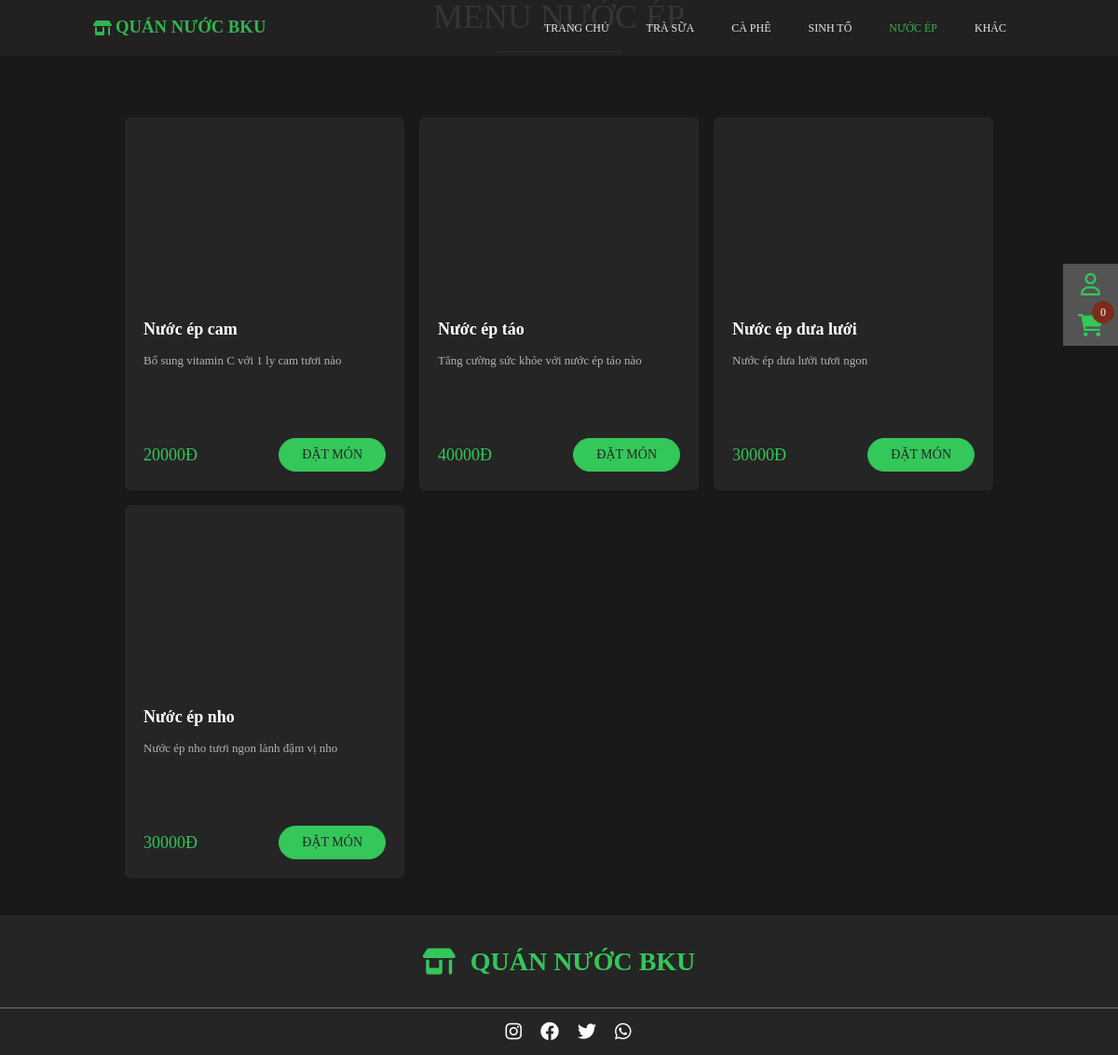
The app's page /source/ne.php with its own data.
### tables this page shows
CREATE TABLE `product` (
  `id` int(11) NOT NULL,
  `img` varchar(200) NOT NULL,
  `description` varchar(200) NOT NULL,
  `ten` varchar(200) NOT NULL,
  `gia` int(11) NOT NULL DEFAULT 0,
  `type` text NOT NULL,
  `popular` tinyint(1) NOT NULL
);

### source/header.php (called while the page is built, shortened)
<?php
    include 'link.php';
    if(isset($_SESSION['username'])) {
        $username = $_SESSION['username'];
        $login = 'block';
        $not_login = 'none';
        $sql = "SELECT * FROM user WHERE tentk = '$username'";
        $result = mysqli_query($link, $sql);
        if(mysqli_num_rows($result) > 0) {
            $row = mysqli_fetch_assoc($result);
            $point = $row['diem'];
            $user_id = $row['id'];
            $fname = $row['fname'];
            $lname = $row['lname'];
        }
        $isLogin = true;
    }
    else {
        $isLogin = false;
    }
?>

### source/ne.php (the view, shortened to what this page needs)
<?php
    include 'header.php';
?>
<!DOCTYPE html>
<html lang="en">
<head>
    <link rel="stylesheet" href="./asset/css/base.css?v=<?php echo time(); ?>">
    <link rel="stylesheet" href="./asset/css/menu.css?v=<?php echo time(); ?>">
    <link rel="stylesheet" href="./asset/font/fontawesome/fontawesome-free-6.2.0-web/css/all.min.css">
</head>
<body>
    <nav class="navbar">
        <a href="index.php" class="navbar_left">
            <i class="fa-solid fa-shop"></i>
            <h3 class="navbar_left">QUÁN NƯỚC BKU</h3>
        </a>
        <div class="navbar_right">
            <ul class="navbar_right-list">
                <li class="navbar_right-item">
                    <a href="index.php" class="navbar_item-content">TRANG CHỦ</a>
                </li>
                <li class="navbar_right-item">
                    <a class="navbar_item-content" href="ts.php">TRÀ SỮA</a>
                </li>
                <li class="navbar_right-item">
                    <a class="navbar_item-content" href="cp.php">CÀ PHÊ</a>
                </li>
                <li class="navbar_right-item">
                    <a class="navbar_item-content" href="st.php">SINH TỐ</a>
                </li>
                <li class="navbar_right-item">
                    <a class="navbar_item-content navbar_right-item--selected" href="ne.php">NƯỚC ÉP</a>
                </li>
                <li class="navbar_right-item">
                    <a class="navbar_item-content" href="k.php">KHÁC</a>
                </li>
            </ul>
        </div>
    </nav>
    <article class="content">
        <div class="content_section content_popular">
            <div class="content_section-heading">
                <h3>MENU NƯỚC ÉP</h3>
            </div>
        </div>
        <div class="content_popular-container">
            <?php
                $sql = "SELECT * FROM product WHERE `type` = 'ne'";
                $result = mysqli_query($link,$sql);
                while($row = mysqli_fetch_assoc($result)) {
            ?>
                <div class="content_popular-item-container">
                    <div class="content_popular-item">
                        <div class="content_popular-item-img" style="background-image: url(<?php echo $row['img'] ?>);"></div>
                        <div class="content_popular-item-info">
                            <div class="content_popular-head">
                                <h3><?php echo $row['ten'] ?></h3>
                                <p><?php echo $row['description'] ?></p>
                            </div>
                            <div class="content_popular-item-footer">
                                <span><?php echo $row['gia'] ?>Đ</span>
                                <?php
                                    if($isLogin) {
                                        echo '<a href="addcart.php?productid='. $row['id'] . '&user='. $user_id .'">ĐẶT MÓN</a>';
                                    }
                                    else {
                                        echo '<a href="#" onclick="show_alert(event)">ĐẶT MÓN</a>';
                                    }
                                ?>
                            </div>
                        </div>
                    </div>
                </div>
            <?php
                }
            ?>
        </div>
    </article>
    <footer class="footer">
        <div class="footer_heading">
            <i class="fa-solid fa-shop"></i>
            <h4 class="footer_heading-header">QUÁN NƯỚC BKU</h4>
        </div>
        <div class="footer_icons">
            <a href=""><i class="fa-brands fa-instagram"></i></a>
            <a href=""><i class="fa-brands fa-facebook"></i></a>
            <a href=""><i class="fa-brands fa-twitter"></i></a>
            <a href=""><i class="fa-brands fa-whatsapp"></i></a>
        </div>
    </footer>
    <aside class="aside">
        <div class="user">
            <i class="fa-regular fa-user"></i>
        </div>
        <div class="cart" onclick="window.location.href='cart.php<?php if($isLogin) echo '?id=' . $user_id?>'">
            <i class="fa-solid fa-cart-shopping"></i>
            <span>
                <?php
                    if($isLogin) {
                        $username = $_SESSION['username'];
                        $sql = "SELECT * FROM user WHERE tentk = '$username'";
                        $result = mysqli_query($link, $sql);
                        $row = mysqli_fetch_assoc($result);
                        $user_id = $row['id'];
                        $sql = "SELECT * FROM `cart` where userId = $user_id";
                        $result = mysqli_query($link, $sql);
                        $count = mysqli_num_rows($result);
                        echo $count;
                    }
                    else {
                        echo 0;
                    }
                ?>
            </span>
        </div>
    </aside>
</body>
</html>

### source/asset/css/base.css (style rules this page uses)
:root { --primary-color: #34c759; }
* { padding: 0; margin: 0; box-sizing: border-box; }
html { font-size: 62.5%; line-height: 1.4rem; height: 100%; }
body { height: 100%; background-color: #191919; }
.navbar_right-item a { height: 100%; display: flex; justify-content: center; align-items: center; }

### source/asset/css/menu.css (style rules this page uses)
.navbar { height: 60px; width: 100%; background-color: #252223; opacity: 0.9; display: flex; align-items: center; justify-content: space-between; font-size: 1.6rem; padding: 0 100px; position: fixed; top: 0; left: 0; right: 0; z-index: 1; }
.navbar_left { display: flex; color: var(--primary-color); text-decoration: none; }
.navbar_left i { margin-right: 4px; }
.navbar_right { font-size: 1.2rem; height: 100%; }
.navbar_right-list { list-style: none; display: flex; height: 100%; align-items: center; }
.navbar_right-item { padding: 0 20px; height: 100%; display: flex; align-items: center; cursor: pointer; }
.navbar_item-content { text-decoration: none; color: white; }
.navbar_right-item--selected { color: var(--primary-color); text-decoration: none; }
.content { padding: 0 100px; width: 100%; padding-top: 100px; }
.content_section { width: 100%; }
.content_section-heading { color: #d9d9d9; display: flex; justify-content: center; position: relative; margin-bottom: 90px; }
.content_section-heading h3 { font-size: 3.6rem; font-weight: 500; line-height: 100%; display: block; position: relative; }
.content_section-heading h3:after { content: ""; width: 50%; height: 2px; border-bottom: 1px solid var(--primary-color); position: absolute; bottom: -20px; left: 25%; }
.content_popular-container { display: grid; grid-template-columns: repeat(auto-fit, minmax(300px, max-content)); grid-gap: 16px; padding: initial; justify-content: center; }
.content_popular-item-container { width: 300px; }
.content_popular-item { background-color: #252525; border-radius: 6px; overflow: hidden; display: block; cursor: pointer; }
.content_popular-item-img { width: 100%; height: 200px; background-size: cover; background-position: center; }
.content_popular-item-info { padding: 20px; background-color: #252525; height: 200px; display: flex; justify-content: space-between; flex-direction: column; }
.content_popular-item-info h3 { font-size: 1.8rem; color: white; }
.content_popular-item-info p { font-size: 1.3rem; font-weight: 400; color: #b3b3b3; margin-top: 20px; margin-bottom: 50px; }
.content_popular-item-footer { display: flex; align-items: center; justify-content: space-between; }
.content_popular-item-footer span { font-size: 1.8rem; color: var(--primary-color); }
.content_popular-item-footer a { text-decoration: none; font-size: 1.4rem; color: #252525; padding: 10px 24px; border: 1px solid var(--primary-color); background-color: var(--primary-color); border-radius: 20px; }
.footer { margin-top: 40px; height: 150px; background-color: #252525; }
.footer_heading { height: 100px; display: flex; justify-content: center; align-items: center; border-bottom: 1px solid #737373; font-size: 2.8rem; color: var(--primary-color); }
.footer_heading h4 { margin-left: 16px; }
.footer_icons { height: 50px; display: flex; align-items: center; justify-content: center; font-size: 2rem; }
.footer_icons a { text-decoration: none; color: white; }
.footer_icons i { margin-left: 20px; }
.aside { display: flex; flex-direction: column; justify-content: center; position: fixed; align-items: center; right: 0; top: 25%; background-color: #555454; color: var(--primary-color); font-size: 2.4rem; }
.aside div { padding: 10px 16px; cursor: pointer; }
.cart span { height: 24px; width: 24px; font-size: 1.2rem; color: white; padding: 4px; border-radius: 50%; background-color: #7d2c1b; position: absolute; top: 46%; right: 4px; line-height: 100%; display: flex; align-items: center; justify-content: center; }
@media only screen and (max-width : 1200px) { .content { padding: 0 50px; } }

### records on screen
product: ten "Nước ép cam", description "Bổ sung vitamin C với 1 ly cam tươi nào", gia "20000"
product: ten "Nước ép táo", description "Tăng cường sức khỏe với nước ép táo nào", gia "40000"
product: ten "Nước ép dưa lưới", description "Nước ép dưa lưới tươi ngon", gia "30000"
product: ten "Nước ép nho", description "Nước ép nho tươi ngon lành đậm vị nho", gia "30000"
